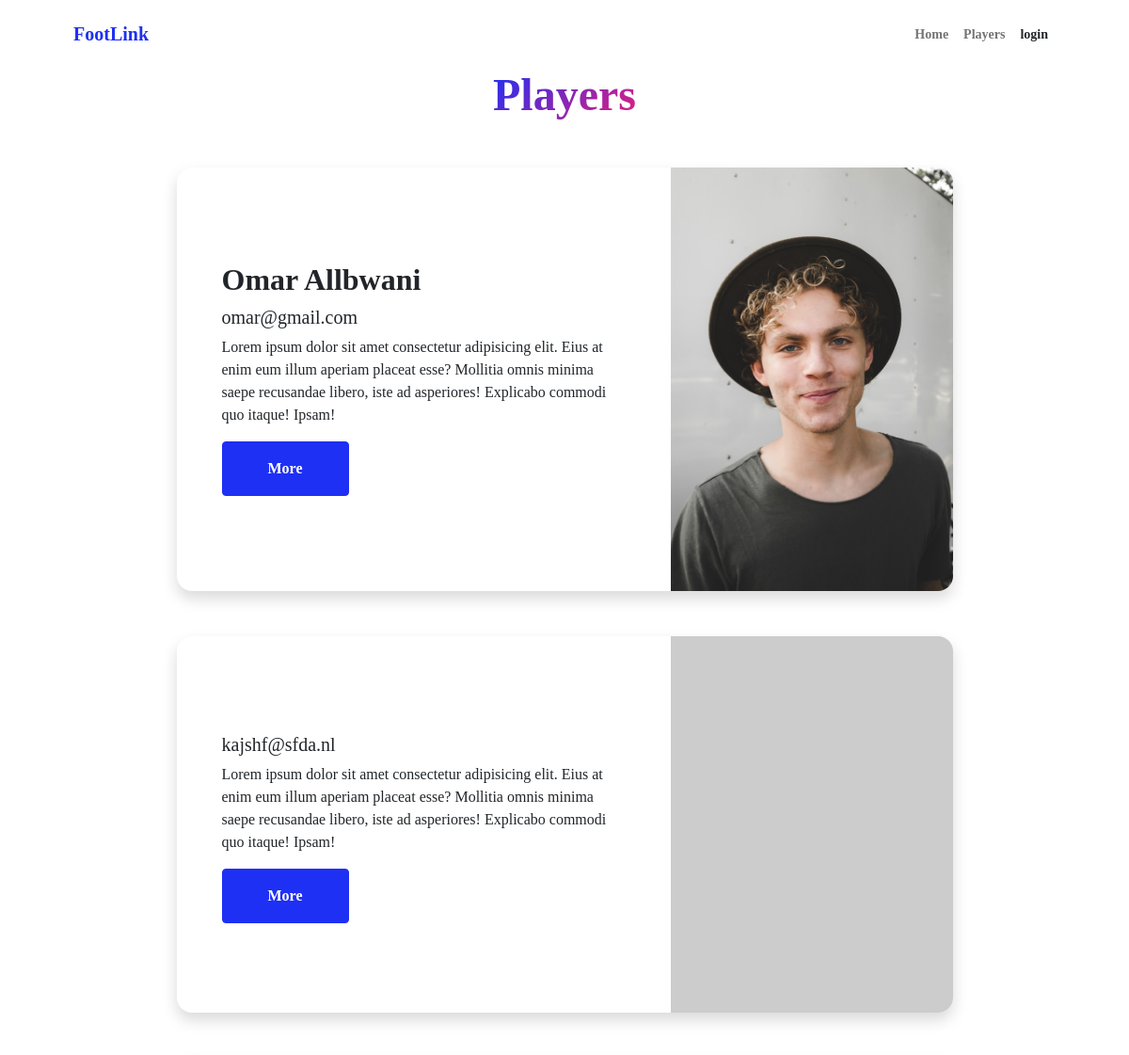
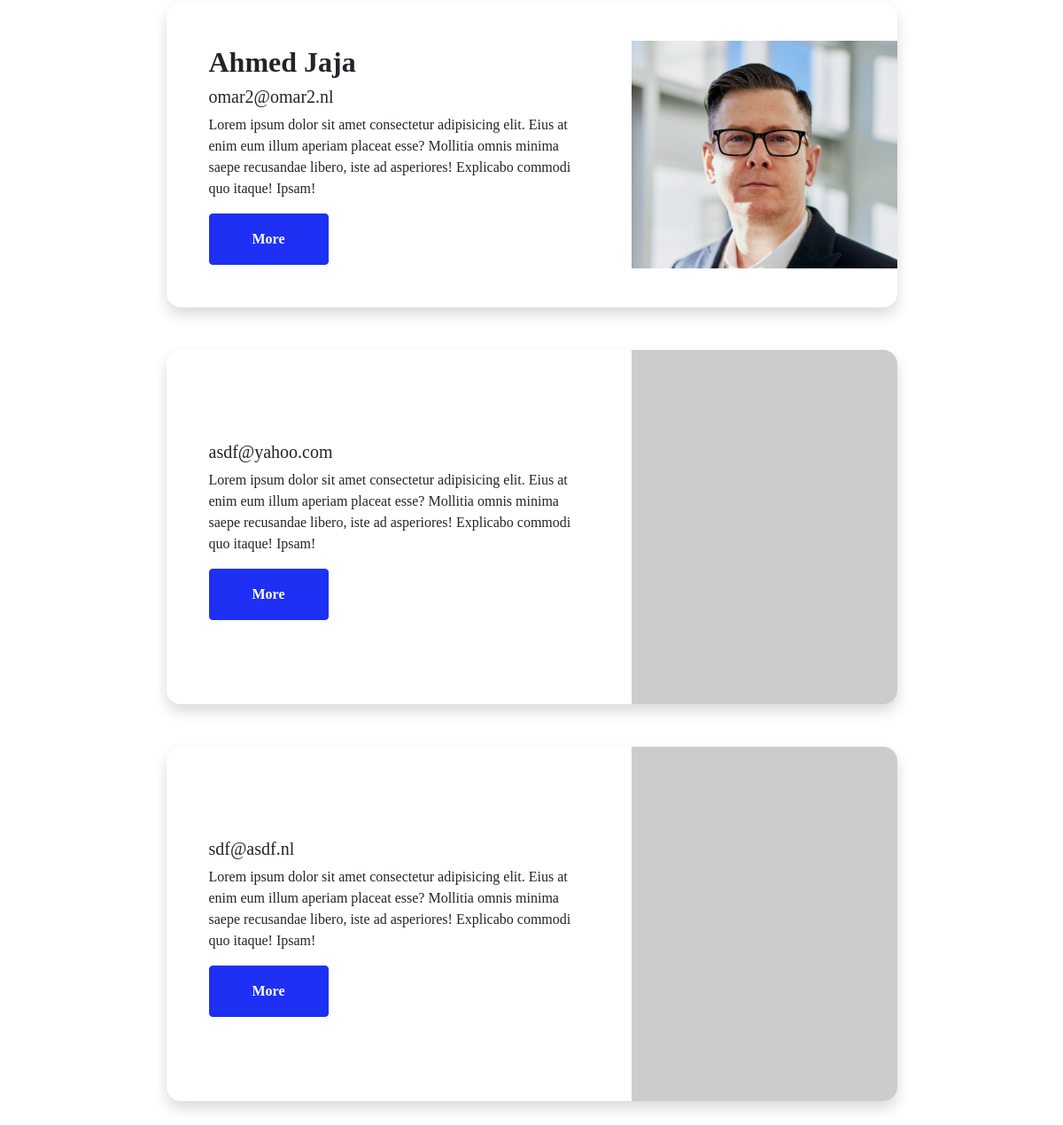
The page /players-list/ on the database as committed earlier (2 pictures, top to bottom).
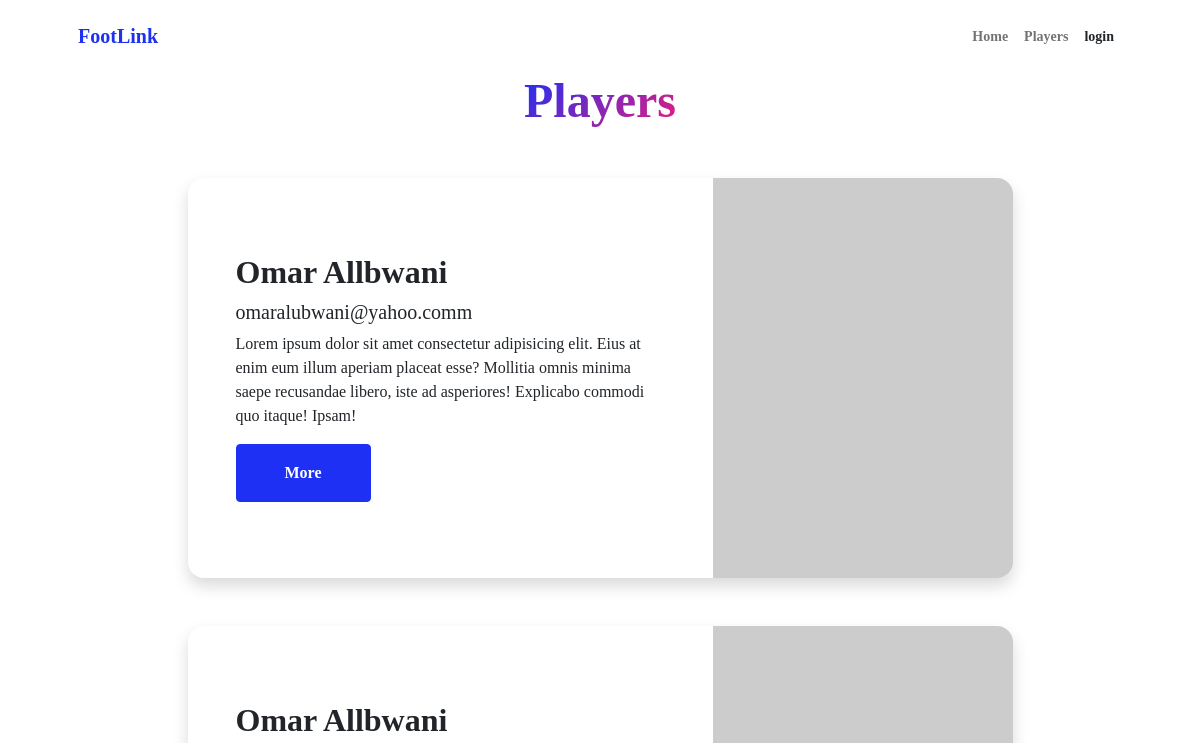
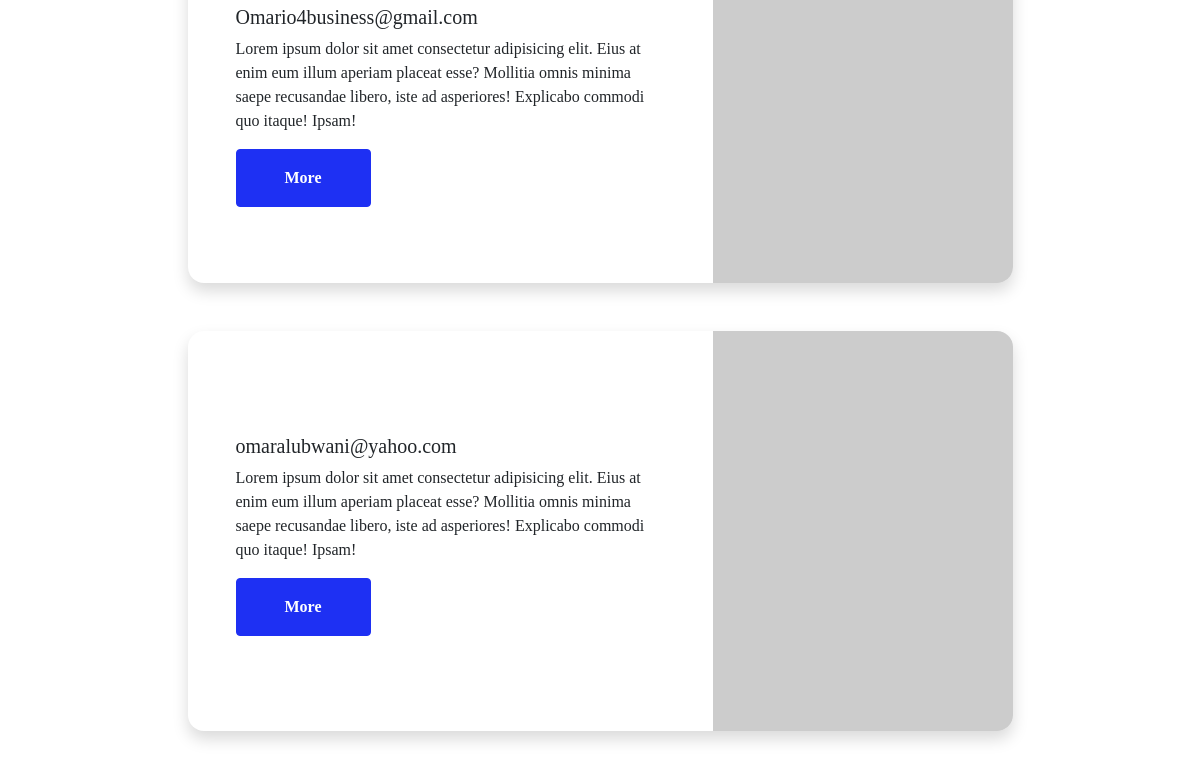
The same page on the database as committed later (2 pictures, top to bottom).
### firstapp/models.py (models this page shows, shortened)
class Player(models.Model):
    user = models.OneToOneField(User, on_delete=models.CASCADE, primary_key=True, related_name='player')
    club = models.CharField(max_length=255, null=True, blank=True)
    team = models.CharField(max_length=255, null=True, blank=True)
    nft = models.CharField(max_length=255, null=True, blank=True) # national football team
    competition = models.CharField(max_length=255, null=True, blank=True)
    length = models.IntegerField(null=True, blank=True)
    weight = models.IntegerField(null=True)
    preferred_leg = models.CharField(max_length=10, null=True, blank=True)
    position = models.CharField(max_length=255, null=True, blank=True)
    qualities = models.CharField(max_length=255, null=True, blank=True)
    career_statistics = models.CharField(max_length=255, null=True, blank=True)
    ambition = models.TextField(null=True, blank=True)
    goals = models.IntegerField(null=True, blank=True)
    assists = models.IntegerField(null=True, blank=True)
    clean_sheet = models.IntegerField(null=True, blank=True)
    played_matches = models.IntegerField(null=True, blank=True)

class User(AbstractUser):
    is_player = models.BooleanField(default=False)
    is_coach = models.BooleanField(default=False)
    is_scout = models.BooleanField(default=False)
    first_name = models.CharField(max_length=255, null=True)
    last_name = models.CharField(max_length=255, null=True)
    email = models.EmailField(unique=True)
    profile_image = models.ImageField(upload_to='profile_images', blank=True, null=True)
    cover_image = models.ImageField(upload_to='cover_images', blank=True, null=True)
    place = models.CharField(max_length=255, null=True)
    country = models.CharField(max_length=255, null=True, blank=True)
    date_of_birth = models.DateField(null=True)
    phone_number = models.IntegerField(max_length=20, null=True)
    followed_users = models.ManyToManyField('User', related_name='followed')
    posts = models.ManyToManyField('Post', related_name='player_posts', blank=True)
    about = models.TextField(null=True, blank=True)
    def getFullName(self):
        return self.getFirstName()+" "+self.getLastName()
    def getFirstName(self):
        if self.first_name:
            return self.first_name
        else:
            return ''
    def getLastName(self):
        if self.last_name:
            return self.last_name
        else:
            return ''

### firstapp/views.py (the view)
# urls.py: path('players-list/', views.player_list, name='player_list'),
def player_list(request):
    players = Player.objects.all()
    return render(request, 'players/player_list.html', {'players': players})

### playerpro/templates/players/player_list.html (shortened to what this page needs)
{% extends 'base.html' %}
{% block content %}
<div class="text-center mb-5">
  <h1 class="display-5 fw-bolder mb-0"><span class="text-gradient d-inline">Players</span></h1>
</div>
    {% for player in players %}
  <div class="row gx-5 justify-content-center">
      <div class="col-lg-11 col-xl-9 col-xxl-8">
          <div class="card overflow-hidden shadow rounded-4 border-0 mb-5">
              <div class="card-body p-0">
                  <div class="d-flex align-items-center">
                      <div class="p-5">
                          <h2 class="fw-bolder">{{player.user.getFullName}}</h2>
                          <h5>{{player.user.email}}</h5>
                          <p>Lorem ipsum dolor sit amet consectetur adipisicing elit. Eius at enim eum illum aperiam placeat esse? Mollitia omnis minima saepe recusandae libero, iste ad asperiores! Explicabo commodi quo itaque! Ipsam!</p>
                          <a class="btn btn-primary btn-sm px-5 py-3 me-sm-3 fs-6 fw-bolder" href="{% url 'player_detail' player.pk %}">More</a>
                        </div>
                        {% if player.user.profile_image %}
                        <img width="300" height="400" class="img-fluid" src="{{player.user.profile_image.url}}" alt="..." />
                        {% else %}
                        <img class="img-fluid" src="https://dummyimage.com/300x400/343a40/6c757d" alt="..." />
                        {% endif %}
                  </div>
              </div>
          </div>
      </div>
  </div>
    {% endfor %}
{% endblock %}

### playerpro/templates/base.html (shortened to what this page needs)
{% load static wagtailcore_tags wagtailuserbar %}
<!DOCTYPE html>
<html lang="en">
    <head>
        <link rel="stylesheet" type="text/css" href="{% static 'css/playerpro.css' %}">
        <link rel="stylesheet" type="text/css" href="{% static 'css/additional.css' %}">
    </head>
    <body class="{% block body_class %}{% endblock %}">
            <nav class="navbar navbar-expand-lg navbar-light bg-white py-3">
                <div class="container px-5">
                    <a class="navbar-brand" href="/"><span class="fw-bolder text-primary">FootLink</span></a>
                    <div class="collapse navbar-collapse" id="navbarSupportedContent">
                        <ul class="navbar-nav ms-auto mb-2 mb-lg-0 small fw-bolder">
                            <li class="nav-item"><a class="nav-link" href="/">Home</a></li>
                            <li class="nav-item"><a class="nav-link" href="{% url 'player_list' %}">Players</a></li>
                            {% if user.is_authenticated %}
                            <li class="nav-item"><a class="text-dark nav-link" href="{% url 'feed' %}">feed</a></li>
                            <li class="nav-item"><a class="text-dark nav-link" href="{% url 'logout' %}">logout</a></li>
                            {% else %}
                            <li class="nav-item"><a class="text-dark nav-link" href="{% url 'login' %}">login</a></li>
                            {% endif %}
                        </ul>
                    </div>
                </div>
            </nav>
            <div class="container">
        {% block content %}{% endblock %}
            </div>
    </body>
</html>

Rows that differ between the two databases and show on the page:
removed Player: user.getFullName "Omar Allbwani", user.email "omar@gmail.com", user.profile_image (picture)
removed Player: user.getFullName "Ahmed Jaja", user.email "omar2@omar2.nl", user.profile_image (picture)
removed Player: user.email "asdf@yahoo.com"
removed Player: user.email "sdf@asdf.nl"
changed Player: user.getFullName (not shown) → "Omar Allbwani"; user.email "kajshf@sfda.nl" → "omaralubwani@yahoo.comm"
added Player: user.getFullName "Omar Allbwani", user.email "Omario4business@gmail.com"
added Player: user.email "omaralubwani@yahoo.com"
